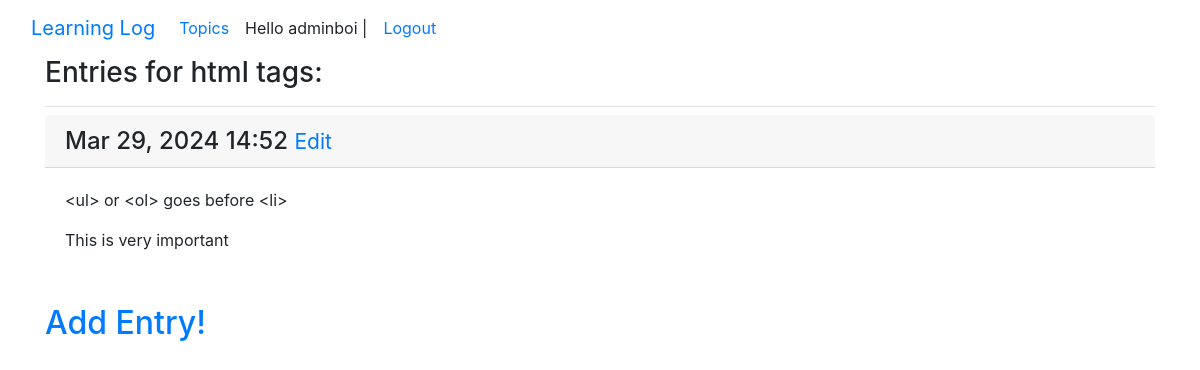
The page /topics/3/ (signed in) on the database its author committed.
### test_app/models.py (models this page shows, shortened)
class Topics(models.Model):
    text = models.CharField(max_length=200)
    date_added = models.DateTimeField(auto_now_add=True)
    owner = models.ForeignKey(User, on_delete=models.CASCADE)
    def __str__(self):
        return self.text

class Entry(models.Model):
    topic = models.ForeignKey(Topics, on_delete=models.CASCADE)
    text = models.TextField()
    date_added = models.DateTimeField(auto_now_add=True)
    class Meta:
        verbose_name_plural = 'entries'

### test_app/views.py (the view)
# urls.py: path('topics/<int:topic_id>/', views.topic, name='topic'),
@login_required
def topic(request, topic_id):
    topic = Topics.objects.get(id=topic_id)
    if topic.owner != request.user:
        raise Http404
    entries = topic.entry_set.order_by('-date_added')
    context = {"topic":topic, "entries":entries}
    return render(request, "test_app/topic.html", context)

### test_app/templates/test_app/topic.html (shortened to what this page needs)
<!DOCTYPE html>
<html lang="en">
<head>
</head>
<body>
{% extends "test_app/default.html" %}
{% block page_header %}
<h3>Entries for {{ topic }}:</h3>
{% endblock page_header %}
{% block content %}
{% for entry in entries %}
<div class="class mb-3">
    <h4 class="card-header">
        {{ entry.date_added|date:'M d, Y H:i' }}
        <small>
            <a href="{% url 'test_app:edit_entry' entry.id %}">Edit</a>
        </small>
    </h4>
    <div class="card-body">
        {{ entry.text|linebreaks }}
    </div>
</div>
{% empty %}
<p>No Entries Yet!</p>
{% endfor %}
<h2>
    <a href="{% url 'test_app:new_entry' topic.id %}">Add Entry!</a>
</h2>
{% endblock content %}

### test_app/templates/test_app/default.html (shortened to what this page needs)
<!DOCTYPE html>
{% load bootstrap4 %}
<html lang="en">
<head>
    {% bootstrap_css %}
</head>
<body>
<nav class="navbar navbar-expand-lg bg-body-tertiary">
  <div class="container-fluid">
    <a class="navbar-brand" href="{% url 'test_app:index' %}">Learning Log</a>
    <div class="collapse navbar-collapse" id="navbarNav">
      <ul class="navbar-nav">
        <li class="nav-item">
          <a class="nav-link active" aria-current="page" href="{% url 'test_app:topics' %}">Topics</a>
        </li>
        {% if user.is_authenticated %}
        <li>
          <p1 class="nav-link">Hello {{ user.username }} | </p1>
        </li>
        <li class="nav-item">
          <a class="nav-link" href="{% url 'users:logout_user' %}">Logout</a>
        </li>
        {% endif %}
      </ul>
    </div>
  </div>
</nav>
<main role="main" class="container">
  <div class="pb-2 mb-2 border-bottom">
    {% block page_header%}{% endblock page_header %}
  </div>
  <div>
    {% block content %}{% endblock content %}
  </div>
</main>
</body>
</html>

### rows shown on the page
Topics: text "html tags"
Entry: date_added "Mar 29, 2024 14:52", text "<ul> or <ol> goes before <li> This is very important"

### other values the page prints
{{ user.username }} "adminboi"
